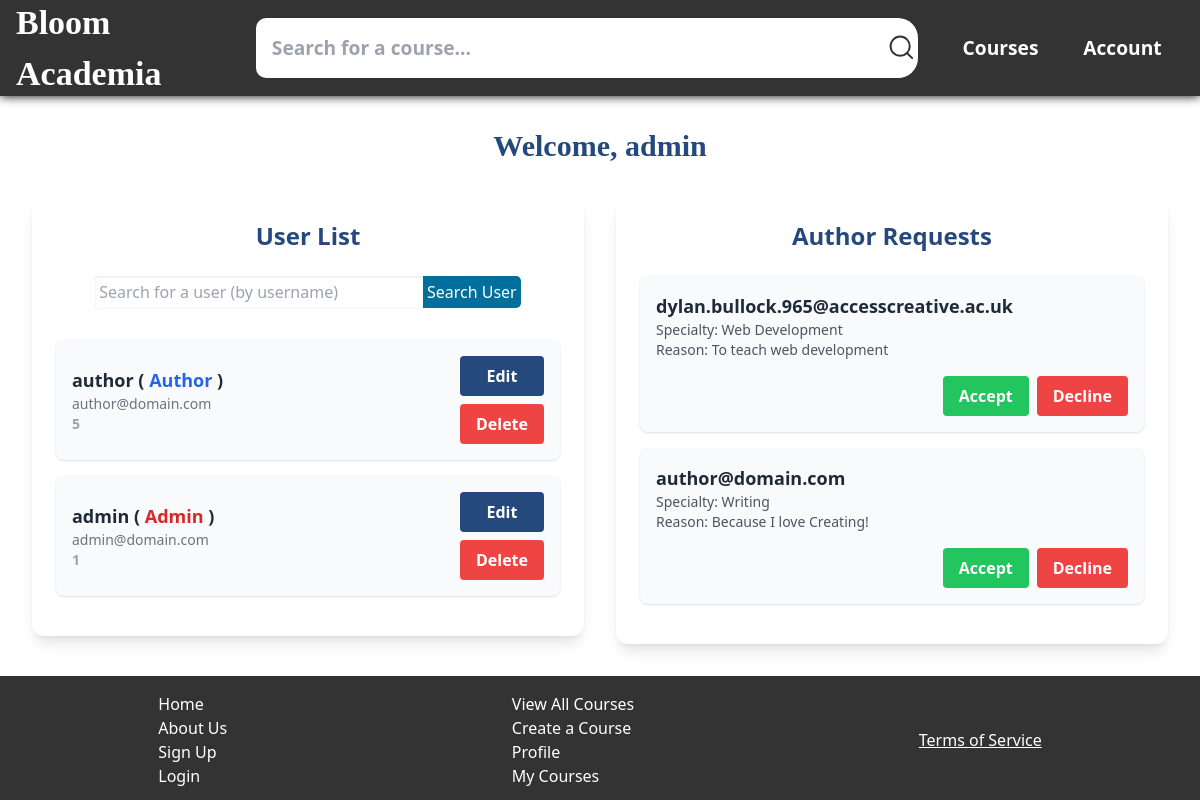
Page /admin (signed in) on the earlier database version.
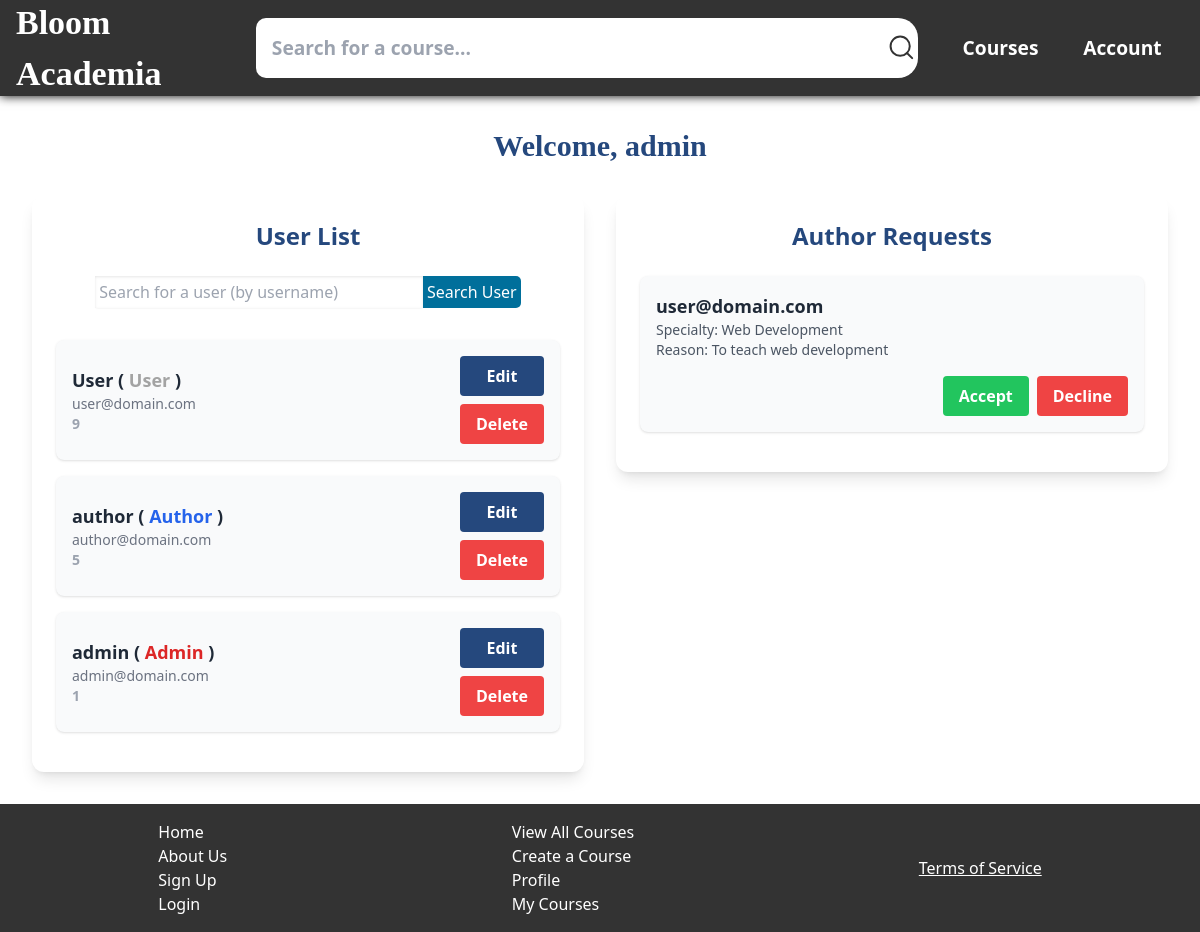
Same page on the later database version.
### tables this page shows
CREATE TABLE users (uid INTEGER PRIMARY KEY AUTOINCREMENT, name TEXT NOT NULL, email TEXT UNIQUE, password TEXT NOT NULL, role TEXT DEFAULT 'User');

CREATE TABLE author_requests (uid INTEGER REFERENCES users(uid), email TEXT REFERENCES users(email), reason TEXT, area TEXT);

### app.py (the view)
@app.route('/admin')
def admin():
    if not session or session.get('role') != 'Admin':
        return render_template('error.html', error_type="No Access", error_title="Unauthorized", error_subtitle="You do not have permission to access the admin dashboard.")
    with db.connect(db_path) as conn:
        cursor = conn.cursor()
        cursor.execute("SELECT * FROM users ORDER BY uid DESC")
        users = cursor.fetchall()
        cursor.execute("SELECT * FROM author_requests ORDER BY uid DESC")
        author_requests = cursor.fetchall()
    return render_template('admin-pages/dashboard.html', users=users, author_requests=author_requests, name=session.get('name'))

### modules/db_functions.py (called while the page is built)
def connect(db_path):
    return sqlite3.connect(db_path)

### templates/admin-pages/dashboard.html (shortened to what this page needs)
<!DOCTYPE html>
<html lang="en">
<head>
    <link rel="stylesheet" href="{{ url_for('static', filename='css/style.css') }}">
    <script src="https://cdn.tailwindcss.com"></script>
</head>
<body class="bg-white min-h-screen flex flex-col">
    <header>
        <a href="{{ url_for('home') }}"><h1>Bloom Academia</h1></a>
        <nav>
            <form id="search-bar" class="nav-item" method="POST" action="{{ url_for('search_course') }}">
                <input id="search-bar-input" class="text-black" type="text" name="search-bar-input" placeholder="Search for a course...">
                <button id="search-bar-btn" type="submit" name="search-bar-btn">
                </button>
            </form>
            <a class="nav-item" href="{{ url_for('list_courses') }}">Courses</a>
            {% if name %}
                <a class="nav-item" href="{{ url_for('profile') }}">Account</a>
            {% else %}
                <a class="nav-item" href="{{ 'login' }}">Login</a>
            {% endif %}
        </nav>
    </header>
    <main class="flex-grow flex flex-col items-center justify-start p-8">
        <h1 class="text-3xl font-bold mb-8 text-primary">Welcome, {{ name }}</h1>
        <div class="w-full max-w-6xl">
            <div id="manage-users-container" class="flex flex-col md:flex-row items-start justify-between space-y-8 md:space-y-0 md:space-x-8">
                <div id="manage-users-col" class="w-full md:w-1/2 bg-white p-6 rounded-xl shadow-lg">
                    <h2 class="text-2xl text-center font-semibold mb-6 text-primary">User List</h2>
                    <form id="find-user-form" action="{{ url_for('search_user') }}" method="post">
                        <input id="user-search-input" name="user-search-input" type="text" placeholder="Search for a user (by username)" required>
                        <button id="user-search-btn" name="user-search-btn" type="submit">Search User</button>
                    </form>
                    {% for user in users %}
                    <div class="bg-gray-50 p-4 rounded-lg shadow mb-4 flex items-center">
                        <div class="flex-grow mr-4">
                            <p class="text-lg font-semibold text-gray-800">{{ user[1] }} ( <span class="{% if user[4] == 'Admin' %}text-red-600{% elif user[4] == 'User' %}text-neutral-400{% elif user[4] == 'Author' %}text-blue-600{% endif %} font-bold">{{ user[4] }}</span> )</p>
                            <p class="text-sm text-gray-500">{{ user[2] }}</p>
                            <p class="text-sm text-gray-400 font-extrabold">{{ user[0] }}</p>
                        </div>
                        <div class="flex flex-col space-y-2">
                            <a href="{{ url_for('change_role', uid=user[0]) }}" class="bg-primary hover:bg-primary-dark text-white font-bold py-2 px-4 rounded text-center">Edit</a>
                            <a href="{{ url_for('delete_user', uid=user[0]) }}" class="bg-red-500 hover:bg-red-700 text-white font-bold py-2 px-4 rounded text-center">Delete</a>
                        </div>
                    </div>
                    {% endfor %}
                </div>
                <div id="manage-author-requests-col" class="w-full md:w-1/2 bg-white p-6 rounded-xl shadow-lg">
                    <h2 class="text-2xl text-center font-semibold mb-6 text-primary">Author Requests</h2>
                    {% for request in author_requests %}
                    <div class="bg-gray-50 p-4 rounded-lg shadow mb-4">
                        <div class="mb-4">
                            <p class="text-lg font-semibold text-gray-800">{{ request[1] }}</p>
                            <p class="text-sm text-gray-600">Specialty: <span class="font-medium">{{ request[3] }}</span></p>
                            <p class="text-sm text-gray-600">Reason: {{ request[2] }}</p>
                        </div>
                        <form id="clear-author-request-form" action="{{ url_for('clear_author_request', uid=request[0]) }}" method="post" class="flex justify-end space-x-2">
                            <button id="accept-author-request" name="accept-author-request" class="bg-green-500 hover:bg-green-700 text-white font-bold py-2 px-4 rounded" type="submit">Accept</button>
                            <button id="decline-author-request" name="decline-author-request" class="bg-red-500 hover:bg-red-700 text-white font-bold py-2 px-4 rounded" type="submit">Decline</button>
                        </form>
                    </div>
                    {% endfor %}
                </div>
            </div>
        </div>
    </main>
    <footer>
        <li id="footer-l1" class="footer-item">
            <a href="{{ url_for('home') }}">Home</a>
            <a href="{{ url_for('about') }}">About Us</a>
            <a href="{{ url_for('register') }}">Sign Up</a>
            <a href="{{ url_for('login') }}">Login</a>
        </li>
        <li id="footer-l2" class="footer-item">
            <a href="#">View All Courses</a>
            <a href="{{ url_for('create_course') }}">Create a Course</a>
            <a href="{{ url_for('profile') }}">Profile</a>
            <a href="{{ url_for('profile') }}">My Courses</a>
        </li>
        <li id="footer-l4" class="footer-item">
            <button id="tos-btn" onclick="showTOS()">Terms of Service</button>
        </li>
    </footer>
</body>
</html>

### static/css/style.css (style rules this page uses)
* { padding: 0; margin: 0; box-sizing: border-box; }
a { text-decoration: none; }
html, body { height: 100%; width: 100%; }
body { background-color: var(--bg); color: var(--text); background-image: url("root/static/images/wave-haikei.png"); color: #020113; font-family: 'Segoe UI', Tahoma, Geneva, Verdana, sans-serif; }
p { color: black; }
header { height: 10%; width: 100%; display: flex; align-items: center; justify-content: space-around; padding: 3rem 1rem; box-shadow: 0 0 10px 0 black; background-color: #333333; }
header h1 { font-size: 2.125rem !important; font-weight: 600 !important; }
nav { display: flex; flex-direction: row; align-items: center; justify-content: space-evenly; }
nav a { color: var(--secondary); }
nav .nav-item { margin: 0 1.4rem; color: white; font-weight: bold; font-size: larger; }
#search-bar { display: flex; flex-direction: row; }
#search-bar-input { padding: 1rem; padding-right: 20rem; border: none; border-radius: 10px 0 0 10px; background-color: #ffffff; }
#search-bar-btn { display: flex; align-items: center; border: none; border-radius: 0 20px 20px 0; background-color: #ffffff; transition: 0.5s; cursor: pointer; }
h1 { color: white; font-family: ui-monospace; }
#find-user-form { height: 2rem; display: flex; justify-content: center; margin-bottom: 2rem; }
#user-search-input { width: 65%; padding: 0.25rem; box-shadow: inset 0 1px 3px 0 rgb(0 0 0 / 0.1), 0 1px 2px -1px rgb(0 0 0 / 0.1); }
#user-search-btn { padding: 0.25rem; border-radius: 0 5px 5px 0; background: var(--secondary); color: white; }
footer { display: flex; align-items: center; justify-content: space-around; padding: 1rem; background-color: #333333; color: white; }
footer .footer-item { display: flex; flex-direction: column; }
footer .footer-item a { color: white; }
#tos-btn { border: none; background: none; color: white; text-decoration: underline; cursor: pointer; }

Differences in the rows shown:
removed author_requests: email "dylan.bullock.965@accesscreative.ac.uk", area "Web Development", reason "To teach web development"
added users: name "User", role "User", email "user@domain.com", uid "9"
changed author_requests: email "author@domain.com" → "user@domain.com"; area "Writing" → "Web Development"; reason "Because I love Creating!" → "To teach web development"
